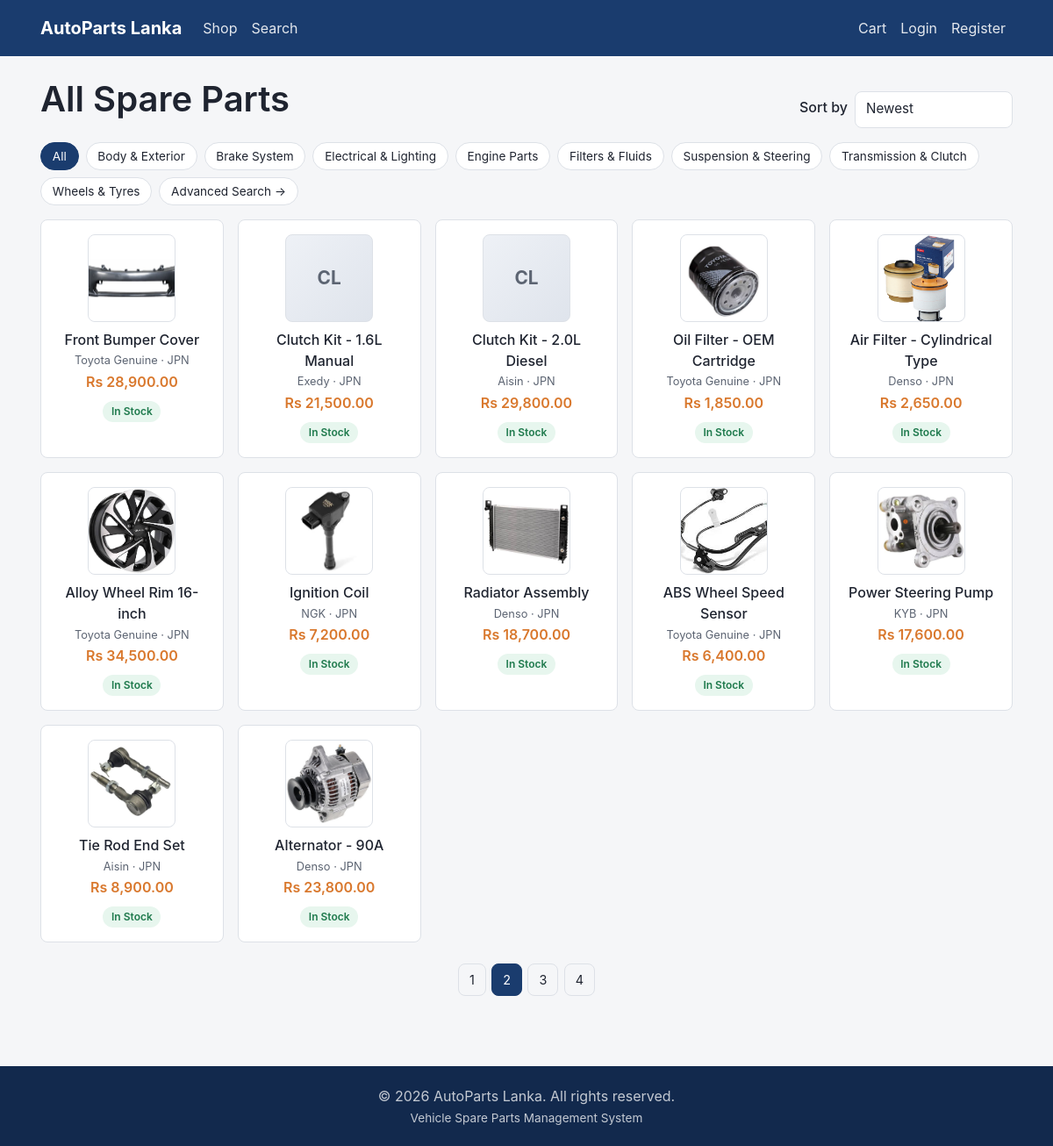
/catalogue/products.php?page=2, run on the app's committed database.
### tables this page shows
CREATE TABLE category (
    categoryID       INT AUTO_INCREMENT PRIMARY KEY,
    parentCategoryID INT NULL,
    categoryName     VARCHAR(100) NOT NULL,
    description      TEXT NULL,
    CONSTRAINT fk_category_parent FOREIGN KEY (parentCategoryID)
        REFERENCES category(categoryID) ON DELETE SET NULL
);

CREATE TABLE spare_part (
    partID         INT AUTO_INCREMENT PRIMARY KEY,
    categoryID     INT NOT NULL,
    brandID        INT NOT NULL,
    countryID      INT NOT NULL,
    adminID        INT NOT NULL,
    partName       VARCHAR(150) NOT NULL,
    partNumber     VARCHAR(50)  NOT NULL,
    description    TEXT NULL,
    price          DECIMAL(12,2) NOT NULL,
    size           VARCHAR(50)  NULL,
    stockQty       INT NOT NULL DEFAULT 0,
    minStockLevel  INT NOT NULL DEFAULT 0,
    imageURL       VARCHAR(255) NULL,
    isActive       TINYINT(1) NOT NULL DEFAULT 1,
    createdAt      DATETIME NOT NULL DEFAULT CURRENT_TIMESTAMP,
    CONSTRAINT fk_part_category FOREIGN KEY (categoryID) REFERENCES category(categoryID),
    CONSTRAINT fk_part_brand    FOREIGN KEY (brandID)    REFERENCES brand(brandID),
    CONSTRAINT fk_part_country  FOREIGN KEY (countryID)  REFERENCES country(countryID),
    CONSTRAINT fk_part_admin    FOREIGN KEY (adminID)    REFERENCES admin(adminID),
    INDEX idx_part_active (isActive),
    INDEX idx_part_name (partName),
    INDEX idx_part_number (partNumber)
);

CREATE TABLE brand (
    brandID       INT AUTO_INCREMENT PRIMARY KEY,
    brandName     VARCHAR(100) NOT NULL UNIQUE,
    isAuthorized  TINYINT(1) NOT NULL DEFAULT 0
);

CREATE TABLE country (
    countryID       INT AUTO_INCREMENT PRIMARY KEY,
    countryName     VARCHAR(100) NOT NULL,
    countryCode     CHAR(3) NOT NULL,
    importDutyRate  DECIMAL(5,2) NOT NULL DEFAULT 0
);

### catalogue/lib/search_helper.php (the view, shortened to what this page needs)
<?php
function catCategoryTree(PDO $db): array
{
    $rows = $db->query(
        'SELECT categoryID, parentCategoryID, categoryName, description FROM category ORDER BY categoryName'
    )->fetchAll();
    $topLevel = [];
    $childrenByParent = [];
    foreach ($rows as $row) {
        if ($row['parentCategoryID'] === null) {
            $topLevel[(int) $row['categoryID']] = $row + ['children' => []];
        } else {
            $childrenByParent[(int) $row['parentCategoryID']][] = $row;
        }
    }
    return array_values($topLevel);
}
function catFilterPriceTarget(array $filters): ?float
{
    $raw = $filters['priceTarget'] ?? null;
    if ($raw === null || $raw === '') {
        return null;
    }
    $value = (float) $raw;
    return $value > 0 ? $value : null;
}
function catBuildWhere(array $filters): array
{
    $where = ['sp.isActive = 1'];
    $params = [];
    $keyword = trim((string) ($filters['keyword'] ?? ''));
    $size = trim((string) ($filters['size'] ?? ''));
    $priceTarget = catFilterPriceTarget($filters);
    $priceRange = null;
    return [
        'sql' => implode(' AND ', $where),
        'params' => $params,
        'priceRange' => $priceRange,
        'keyword' => $keyword,
    ];
}
function catOrderClause(string $sort, ?float $priceTarget, string $keyword): array
{
    switch ($sort) {
        case 'newest':
            return ['sql' => 'sp.createdAt DESC', 'params' => []];
    }
}
function catSearchParts(PDO $db, array $filters): array
{
    $built = catBuildWhere($filters);
    $whereSql = $built['sql'];
    $countStmt = $db->prepare("SELECT COUNT(*) AS c FROM spare_part sp WHERE $whereSql");
    $countStmt->execute($built['params']);
    $total = (int) $countStmt->fetch()['c'];
    $perPage = CAT_PER_PAGE;
    $page = max(1, (int) ($filters['page'] ?? 1));
    $pagination = paginate($total, $perPage, $page);
    $order = catOrderClause((string) ($filters['sort'] ?? 'relevance'), catFilterPriceTarget($filters), $built['keyword']);
    $selectParams = $built['params'] + $order['params'];
    $sql = "SELECT sp.*, b.brandName, b.isAuthorized, c.countryName, c.countryCode, c.importDutyRate, cat.categoryName
            FROM spare_part sp
            JOIN brand b ON b.brandID = sp.brandID
            JOIN country c ON c.countryID = sp.countryID
            JOIN category cat ON cat.categoryID = sp.categoryID
            WHERE $whereSql
            ORDER BY {$order['sql']}
            LIMIT :catLimit OFFSET :catOffset";
    $stmt = $db->prepare($sql);
    $stmt->bindValue(':catLimit', $perPage, PDO::PARAM_INT);
    $stmt->bindValue(':catOffset', $pagination['offset'], PDO::PARAM_INT);
    $stmt->execute();
    return [
        'items' => $stmt->fetchAll(),
        'pagination' => $pagination,
        'priceRange' => $built['priceRange'],
        'total' => $total,
        'keyword' => $built['keyword'],
    ];
}
function catRenderPartCard(array $part): string
{
    $outOfStock = (int) $part['stockQty'] <= 0;
    $html = '<div class="cat-card">';
    $html .= '<a class="cat-card-link" href="' . BASE_URL . '/catalogue/product_details.php?id=' . (int) $part['partID'] . '">';
    $html .= partImage($part, 'md');
    $html .= '<p class="cat-card-name">' . e($part['partName']) . '</p>';
    $html .= '<p class="cat-card-meta">' . e($part['brandName'] ?? '') . ' &middot; ' . e($part['countryCode'] ?? '') . '</p>';
    $html .= '<p class="cat-card-price">' . formatMoney((float) $part['price']) . '</p>';
    $html .= '</a>';
    if ($outOfStock) {
        $html .= '<span class="badge-status badge-status--cancelled">Out of Stock</span>';
        $html .= ' <a class="cat-request-link" href="' . BASE_URL . '/requests/submit_request.php?part_name=' . urlencode($part['partName']) . '">Request this part</a>';
    } else {
        $html .= '<span class="badge-status badge-status--success">In Stock</span>';
    }
    $html .= '</div>';
    return $html;
}
function catRenderPagination(array $pagination, array $queryParams, ?string $targetScript = null): string
{
    $target = $targetScript ?? basename($_SERVER['SCRIPT_NAME'] ?? '');
    $html = '<nav class="pagination-plain">';
    for ($p = 1; $p <= $pagination['totalPages']; $p++) {
        $queryParams['page'] = $p;
        $qs = http_build_query($queryParams);
        if ($p === $pagination['currentPage']) {
            $html .= '<span class="is-active">' . $p . '</span>';
        } else {
            $html .= '<a href="' . e($target . '?' . $qs) . '">' . $p . '</a>';
        }
    }
    $html .= '</nav>';
    return $html;
}

### catalogue/products.php (shortened to what this page needs)
<?php
require_once __DIR__ . '/lib/search_helper.php';
$db = getDB();
$categoryId = isset($_GET['category']) && $_GET['category'] !== '' ? (int) $_GET['category'] : null;
$sort = in_array($_GET['sort'] ?? '', CAT_SORT_OPTIONS, true) ? $_GET['sort'] : 'newest';
$page = max(1, (int) ($_GET['page'] ?? 1));
$filters = [
    'sort' => $sort,
    'page' => $page,
];
$result = catSearchParts($db, $filters);
$categoryTree = catCategoryTree($db);
$currentCategoryName = null;
require __DIR__ . '/../includes/header.php';
?>
<div class="container">
    <div class="cat-page-header">
        <h1><?php echo e($currentCategoryName ?? 'All Spare Parts'); ?></h1>
        <form method="get" class="cat-sort-form">
            <label for="sort" class="form-label">Sort by</label>
            <select id="sort" name="sort" class="form-control" onchange="this.form.submit()">
                <option value="newest" <?php echo $sort === 'newest' ? 'selected' : ''; ?>>Newest</option>
            </select>
        </form>
    </div>
    <div class="cat-category-chips">
        <a class="cat-chip<?php echo !$categoryId ? ' is-active' : ''; ?>" href="<?php echo BASE_URL; ?>/catalogue/products.php">All</a>
        <?php foreach ($categoryTree as $top): ?>
        <a class="cat-chip<?php echo $categoryId === (int) $top['categoryID'] ? ' is-active' : ''; ?>" href="<?php echo BASE_URL; ?>/catalogue/products.php?category=<?php echo (int) $top['categoryID']; ?>">
            <?php echo e($top['categoryName']); ?>
        </a>
        <?php endforeach; ?>
        <a class="cat-chip" href="<?php echo BASE_URL; ?>/catalogue/search.php">Advanced Search &rarr;</a>
    </div>
    <?php if (empty($result['items'])): ?>
    <p class="text-muted mt-3">No parts found<?php echo $currentCategoryName ? ' in ' . e($currentCategoryName) : ''; ?>.</p>
    <?php else: ?>
    <div class="cat-grid mt-3">
        <?php foreach ($result['items'] as $part): ?>
            <?php echo catRenderPartCard($part); ?>
        <?php endforeach; ?>
    </div>
    <?php echo catRenderPagination($result['pagination'], $_GET); ?>
    <?php endif; ?>
</div>
<?php require __DIR__ . '/../includes/footer.php'; ?>

### includes/functions.php (shortened to what this page needs)
<?php
function e(?string $value): string
{
    return htmlspecialchars($value ?? '', ENT_QUOTES, 'UTF-8');
}
function formatMoney(float $amount): string
{
    return CURRENCY . ' ' . number_format($amount, 2);
}
function paginate(int $total, int $perPage, int $current): array
{
    $perPage = max(1, $perPage);
    $totalPages = (int) max(1, ceil($total / $perPage));
    $current = max(1, min($current, $totalPages));
    return [
        'total' => $total,
        'perPage' => $perPage,
        'currentPage' => $current,
        'totalPages' => $totalPages,
        'offset' => ($current - 1) * $perPage,
        'hasPrev' => $current > 1,
        'hasNext' => $current < $totalPages,
    ];
}
function partImage(array $part, string $size = 'md'): string
{
    if (!empty($part['imageURL'])) {
        $src = str_contains($part['imageURL'], '/')
            ? BASE_URL . '/' . ltrim($part['imageURL'], '/')
            : rtrim(UPLOAD_URL, '/') . '/' . $part['imageURL'];
        return '<img class="part-thumb part-thumb--' . e($size) . '" '
             . 'src="' . e($src) . '" alt="' . e($part['partName'] ?? '') . '">';
    }
    $initials = strtoupper(mb_substr($part['partName'] ?? '?', 0, 2));
    return '<div class="part-thumb part-thumb--' . e($size) . '">'
         . '<span>' . e($initials) . '</span></div>';
}

### assets/css/base.css (style rules this page uses)
:root { --color-primary: #1a3c6e; --color-primary-dark: #12294d; --color-accent: #d9782d; --color-success: #1f7a4d; --color-danger: #b3261e; --color-warning: #8a6100; --color-info: #1d5f8a; --color-text: #1f2430; --color-text-muted: #5c6472; --color-border: #dde1e7; --color-bg: #f5f6f8; --color-surface: #ffffff; --radius: 8px; --font-base: -apple-system, BlinkMacSystemFont, "Segoe UI", Roboto, Helvetica, Arial, sans-serif; }
* { box-sizing: border-box; }
html, body { margin: 0; padding: 0; }
body { font-family: var(--font-base); color: var(--color-text); background: var(--color-bg); line-height: 1.5; display: flex; flex-direction: column; min-height: 100vh; }
.container { max-width: 1140px; margin: 0 auto; padding: 0 1rem; }
a { color: var(--color-primary); text-decoration: none; }
h1, h2, h3, h4, h5, h6 { font-weight: 600; line-height: 1.25; margin-top: 0; }
.form-label { display: block; font-weight: 500; margin-bottom: 0.3rem; }
.form-control { display: block; width: 100%; padding: 0.55rem 0.75rem; font-size: 0.95rem; color: var(--color-text); background: var(--color-surface); border: 1px solid var(--color-border); border-radius: var(--radius); }
.badge-status { display: inline-block; padding: 0.2rem 0.6rem; border-radius: 999px; font-size: 0.75rem; font-weight: 600; text-transform: capitalize; }
.badge-status--delivered, .badge-status--fulfilled, .badge-status--success { background: #e7f6ee; color: var(--color-success); }
.part-thumb { display: flex; align-items: center; justify-content: center; background: linear-gradient(135deg, #eef1f6, #dfe4ec); border: 1px solid var(--color-border); border-radius: var(--radius); color: var(--color-text-muted); font-weight: 700; overflow: hidden; object-fit: cover; }
.part-thumb--md { width: 100px; height: 100px; font-size: 1.3rem; }
.mt-3 { margin-top: 1.5rem; }
.pagination-plain { display: flex; gap: 0.4rem; justify-content: center; margin-top: 1.5rem; flex-wrap: wrap; }
.pagination-plain a, .pagination-plain span { padding: 0.4rem 0.75rem; border: 1px solid var(--color-border); border-radius: var(--radius); font-size: 0.9rem; color: var(--color-text); }
.pagination-plain .is-active { background: var(--color-primary); border-color: var(--color-primary); color: #fff; }

### assets/css/catalogue.css (style rules this page uses)
.cat-page-header { display: flex; align-items: flex-end; justify-content: space-between; gap: 1rem; flex-wrap: wrap; }
.cat-sort-form { display: flex; align-items: center; gap: 0.5rem; }
.cat-sort-form .form-control { width: auto; min-width: 180px; }
.cat-category-chips { display: flex; flex-wrap: wrap; gap: 0.5rem; margin-top: 1rem; }
.cat-chip { display: inline-block; padding: 0.3rem 0.8rem; border-radius: 999px; border: 1px solid var(--color-border); background: var(--color-surface); color: var(--color-text); font-size: 0.85rem; }
.cat-chip.is-active { background: var(--color-primary); border-color: var(--color-primary); color: #fff; }
.cat-grid { display: grid; grid-template-columns: repeat(auto-fill, minmax(200px, 1fr)); gap: 1rem; }
.cat-card { background: var(--color-surface); border: 1px solid var(--color-border); border-radius: var(--radius); padding: 1rem; text-align: center; }
.cat-card-link { display: block; color: var(--color-text); }
.cat-card-link .part-thumb { margin: 0 auto 0.5rem; }
.cat-card-name { font-weight: 500; margin: 0.25rem 0 0; }
.cat-card-meta { color: var(--color-text-muted); font-size: 0.8rem; margin: 0.15rem 0; }
.cat-card-price { color: var(--color-accent); font-weight: 600; margin: 0.15rem 0 0.5rem; }

### data on the page
category: categoryName "Body & Exterior"
category: categoryName "Brake System"
category: categoryName "Electrical & Lighting"
category: categoryName "Engine Parts"
category: categoryName "Filters & Fluids"
category: categoryName "Suspension & Steering"
category: categoryName "Transmission & Clutch"
category: categoryName "Wheels & Tyres"
spare_part: imageURL (picture), partName "Front Bumper Cover", brandID.brandName "Toyota Genuine", countryID.countryCode "JPN", price "Rs 28,900.00", stockQty "In Stock"
spare_part: partName "CL", partName "Clutch Kit - 1.6L Manual", brandID.brandName "Exedy", countryID.countryCode "JPN", price "Rs 21,500.00", stockQty "In Stock"
spare_part: partName "CL", partName "Clutch Kit - 2.0L Diesel", brandID.brandName "Aisin", countryID.countryCode "JPN", price "Rs 29,800.00", stockQty "In Stock"
spare_part: imageURL (picture), partName "Oil Filter - OEM Cartridge", brandID.brandName "Toyota Genuine", countryID.countryCode "JPN", price "Rs 1,850.00", stockQty "In Stock"
spare_part: imageURL (picture), partName "Air Filter - Cylindrical Type", brandID.brandName "Denso", countryID.countryCode "JPN", price "Rs 2,650.00", stockQty "In Stock"
spare_part: imageURL (picture), partName "Alloy Wheel Rim 16-inch", brandID.brandName "Toyota Genuine", countryID.countryCode "JPN", price "Rs 34,500.00", stockQty "In Stock"
spare_part: imageURL (picture), partName "Ignition Coil", brandID.brandName "NGK", countryID.countryCode "JPN", price "Rs 7,200.00", stockQty "In Stock"
spare_part: imageURL (picture), partName "Radiator Assembly", brandID.brandName "Denso", countryID.countryCode "JPN", price "Rs 18,700.00", stockQty "In Stock"
spare_part: imageURL (picture), partName "ABS Wheel Speed Sensor", brandID.brandName "Toyota Genuine", countryID.countryCode "JPN", price "Rs 6,400.00", stockQty "In Stock"
spare_part: imageURL (picture), partName "Power Steering Pump", brandID.brandName "KYB", countryID.countryCode "JPN", price "Rs 17,600.00", stockQty "In Stock"
spare_part: imageURL (picture), partName "Tie Rod End Set", brandID.brandName "Aisin", countryID.countryCode "JPN", price "Rs 8,900.00", stockQty "In Stock"
spare_part: imageURL (picture), partName "Alternator - 90A", brandID.brandName "Denso", countryID.countryCode "JPN", price "Rs 23,800.00", stockQty "In Stock"

### other printed values
SITE_NAME "AutoParts Lanka"
$currentCategoryName "All Spare Parts"
